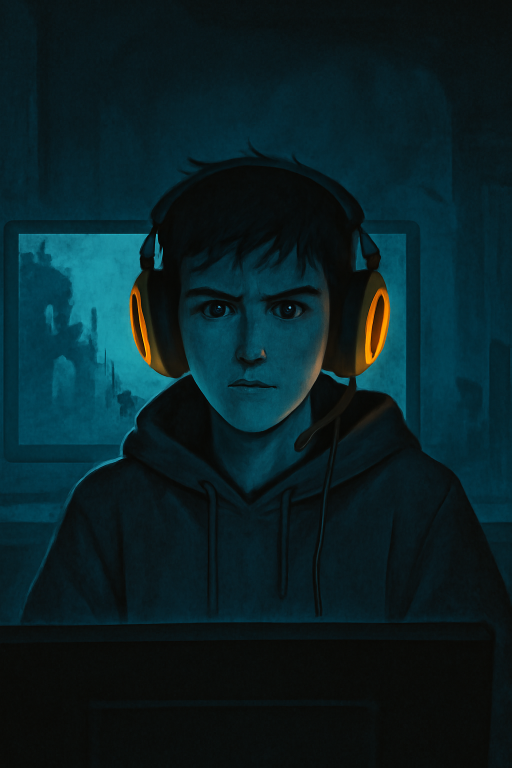
#> input picture src/assets/leo_reference.png, 1024 x 1536 px (shown at 1/2 size)
$ python -i short_editor.py   (imports and definitions only)
#> lines starting #> are read from the running program, lines starting #| are printed output that depends on the picture
import math
import random
import textwrap
from pathlib import Path

import numpy as np
from moviepy.editor import (
    AudioFileClip,
    ColorClip,
    CompositeVideoClip,
    ImageClip,
    VideoClip,
    concatenate_videoclips,
)
from PIL import Image, ImageDraw, ImageFilter, ImageFont

CANVAS_SIZE = (1080, 1920)
FPS = 24
FONT_PATH = "C:/Windows/Fonts/arialbd.ttf"


def _load_font(size):
    return ImageFont.truetype(FONT_PATH, size=size)


# [16 lines left out: function _scene_durations, not called in this run]


def _prepare_vertical_image(image_path):
#> called with image_path = 'assets/leo_reference.png'
    image = Image.open(image_path).convert("RGB")
#> image is the input picture: PIL image 1024x1536 RGB; mean R, G, B 9, 33, 37.9
    canvas_w, canvas_h = CANVAS_SIZE

    bg = image.copy().resize(CANVAS_SIZE, Image.Resampling.LANCZOS).filter(ImageFilter.GaussianBlur(18))
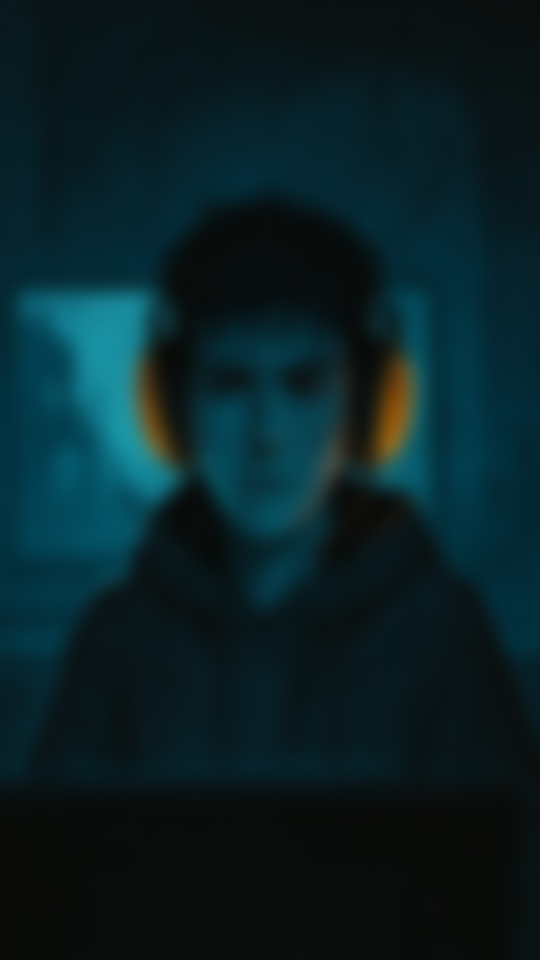
#> bg: PIL image 1080x1920 RGB (shown at 1/2 size); mean R, G, B 9, 33, 37.9
    bg = bg.point(lambda value: int(value * 0.45))
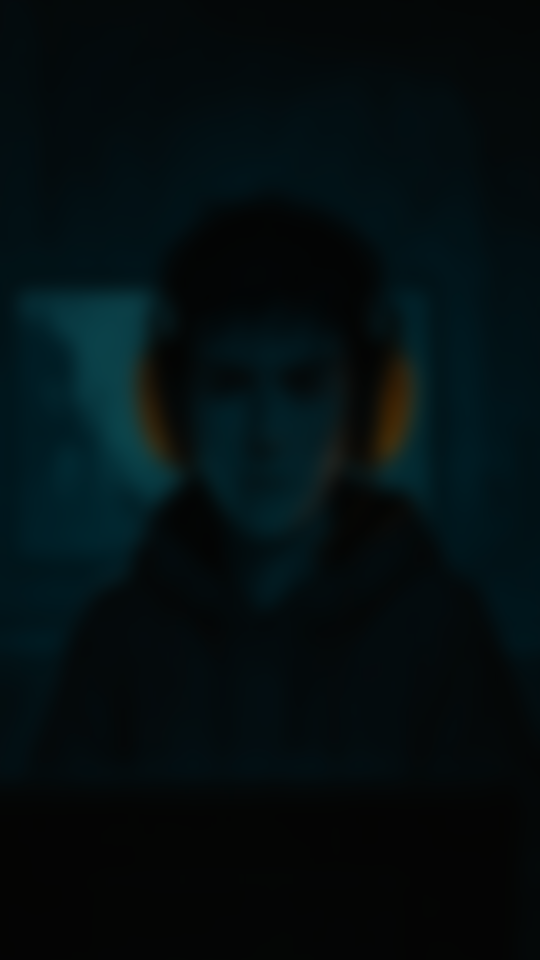
#> bg: PIL image 1080x1920 RGB (shown at 1/2 size); mean R, G, B 3.7, 14.3, 16.6

    fg = image.copy()
    fg.thumbnail((canvas_w, canvas_h), Image.Resampling.LANCZOS)

    canvas = bg
    fg_x = (canvas_w - fg.width) // 2
#> fg_x = 28
    fg_y = (canvas_h - fg.height) // 2
#> fg_y = 192
    canvas.paste(fg, (fg_x, fg_y))
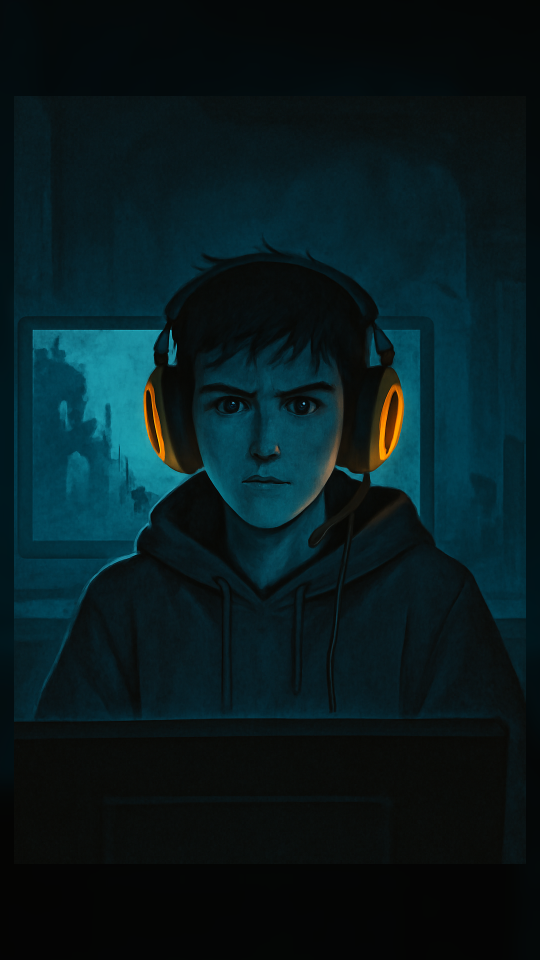
#> canvas: PIL image 1080x1920 RGB (shown at 1/2 size); mean R, G, B 7.7, 27, 31

    vignette = Image.new("L", CANVAS_SIZE, 0)
#> vignette: PIL image 1080x1920 L; every value is 0
    draw = ImageDraw.Draw(vignette)
    draw.ellipse((-180, -80, canvas_w + 180, canvas_h + 160), fill=215)
    vignette = vignette.filter(ImageFilter.GaussianBlur(180))
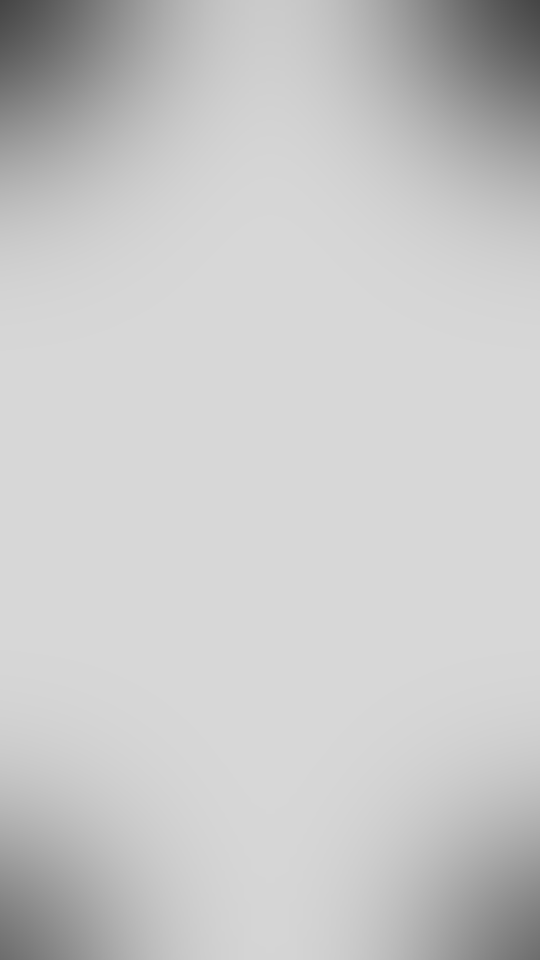
#> vignette: PIL image 1080x1920 L (shown at 1/2 size); min 69, max 215, mean 200.6
    canvas = Image.composite(canvas, Image.new("RGB", CANVAS_SIZE, (8, 8, 12)), vignette)
    return np.array(canvas)


# [159 lines left out: functions _make_motion_clip, _make_particle_clip, _make_gradient_overlay, _fit_text, _make_caption_clip, _make_scene_clip and 1 more, not called in this run]

>>> result = _prepare_vertical_image('assets/leo_reference.png')
